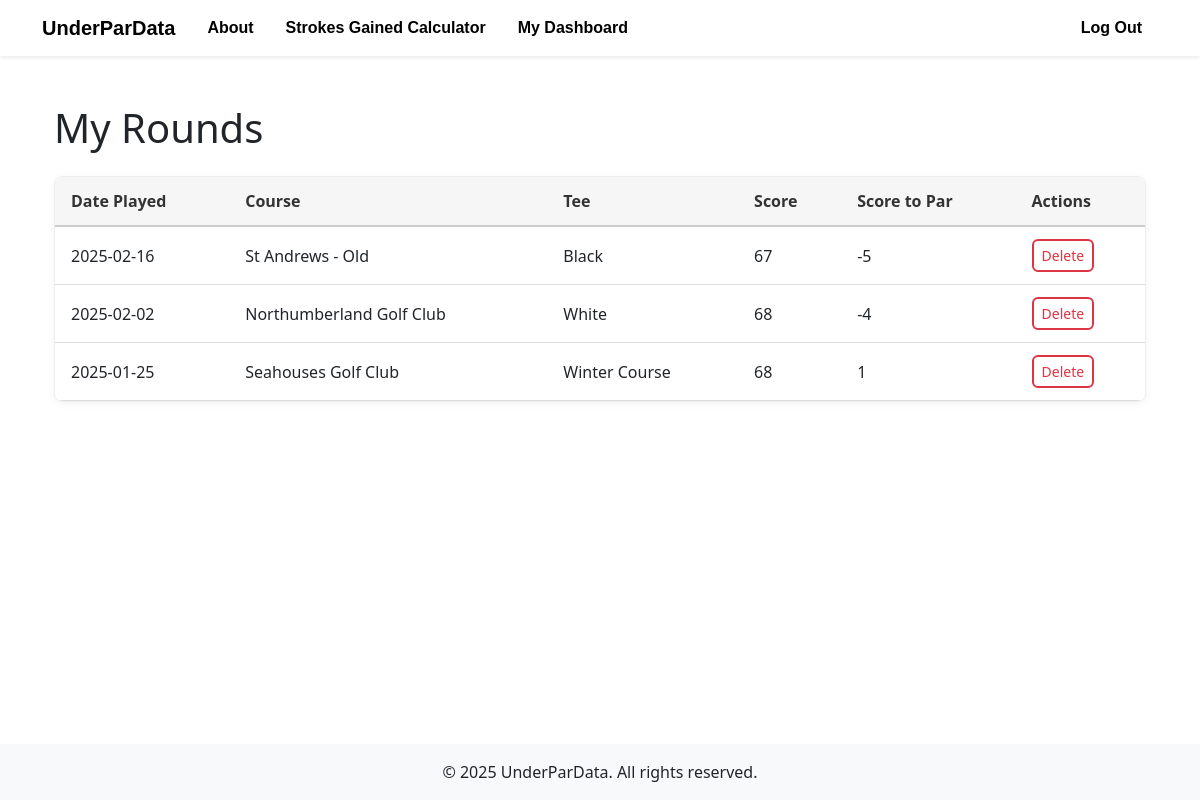
The page /my_rounds (signed in) on the database its author committed.
### models/round.py (models this page shows)
class Round(db.Model):
    __tablename__ = 'rounds'
    roundID = db.Column(db.Integer, primary_key=True)
    userID = db.Column(db.Integer, db.ForeignKey('users.userID'), nullable=False)
    course_id = db.Column(db.Integer, db.ForeignKey('courses.courseID'), nullable=False)
    tee_id = db.Column(db.Integer, db.ForeignKey('tees.teeID'), nullable=False)
    date_played = db.Column(db.Date, nullable=False)
    round_type = db.Column(db.String(50), nullable=False)
    score = db.Column(db.Integer, nullable = True)
    score_to_par = db.Column(db.Integer, nullable = True)
    sg_off_tee = db.Column(db.Float, default=0.0)
    sg_approach = db.Column(db.Float, default=0.0)
    sg_around_green = db.Column(db.Float, default=0.0)
    sg_putting = db.Column(db.Float, default=0.0)
    user = db.relationship("User", back_populates="rounds")
    course = db.relationship("Course", back_populates="rounds")
    shots = db.relationship("Shot", back_populates="round", cascade="all, delete-orphan")
    tee = db.relationship("Tee", back_populates="rounds")
    hole_stats = db.relationship("HoleStats", back_populates="round", cascade="all, delete-orphan")

### models/course.py (models this page shows)
class Course(db.Model):
    __tablename__ = 'courses'
    courseID = db.Column(db.Integer, primary_key=True)
    name = db.Column(db.String(120), nullable=False, unique=False)
    location = db.Column(db.String(200))
    tees = relationship("Tee", back_populates="course", cascade="all, delete-orphan")
    holes = relationship("Hole", back_populates="course", cascade="all, delete-orphan")
    rounds = db.relationship("Round", back_populates="course")

class Tee(db.Model):
    __tablename__ = 'tees'
    teeID = db.Column(db.Integer, primary_key=True)
    courseID = db.Column(db.Integer, db.ForeignKey('courses.courseID'), nullable=False)
    name = db.Column(db.String(50), nullable=False)
    total_distance = db.Column(db.Integer)
    course_par = db.Column(db.Integer, nullable = False)
    course = relationship("Course", back_populates="tees")
    holes = relationship("Hole", back_populates="tees", cascade="all, delete-orphan")
    rounds = relationship("Round", back_populates="tee")

### app.py (the view, shortened to what this page needs)
@app.route('/my_rounds', methods=['GET', 'POST'])
@login_required
def my_rounds():
    rounds = Round.query.filter_by(userID=current_user.userID).order_by(Round.date_played.desc()).all()
    return render_template('my_rounds.html', rounds=rounds)

### app.py (called while the page is built)
@login_manager.user_loader
def load_user(userID):
    return User.query.get(int(userID))

### templates/my_rounds.html (shortened to what this page needs)
{% extends "base.html" %}
{% block extra_css %}
  <link rel="stylesheet" href="{{ url_for('static', filename='css/my_rounds.css') }}">
{% endblock %}
{% block content %}
<div class="container mt-4">
  <h1 class="mb-4">My Rounds</h1>
  {% if rounds %}
    <div class="custom-table-wrapper">
      <table class="custom-table">
        <thead>
          <tr>
            <th>Date Played</th>
            <th>Course</th>
            <th>Tee</th>
            <th>Score</th>
            <th>Score to Par</th>
            <th>Actions</th>
          </tr>
        </thead>
        <tbody>
          {% for round in rounds %}
            <tr>
              <td>{{ round.date_played.strftime('%Y-%m-%d') }}</td>
              <td>{{ round.course.name }}</td>
              <td>{{ round.tee.name }}</td>
              <td>{{ round.score }}</td>
              <td>{{ round.score_to_par }}</td>
              <td>
                <form
                  method="POST"
                  action="{{ url_for('my_rounds') }}"
                  onsubmit="return confirm('Are you sure you want to delete this round?');"
                  class="d-inline"
                >
                  <button
                    type="submit"
                    class="btn btn-outline-danger btn-sm"
                  >
                    Delete
                  </button>
                </form>
              </td>
            </tr>
          {% endfor %}
        </tbody>
      </table>
    </div>
  {% else %}
    <p>You haven't entered any rounds yet.</p>
  {% endif %}
</div>
{% endblock %}

### static/css/my_rounds.css (style rules this page uses)
.custom-table-wrapper { width: 100%; overflow-x: auto; background-color: #fff; border: 1px solid #eee; border-radius: 8px; box-shadow: 0 2px 10px rgba(0,0,0,0.05); margin-bottom: 1.5rem; }
.custom-table { width: 100%; border-collapse: collapse; border-radius: 8px; overflow: hidden; }
.custom-table thead { background-color: #f6f6f6; }
.custom-table th, .custom-table td { padding: 0.75rem 1rem; border-bottom: 1px solid #ddd; text-align: left; vertical-align: middle; }
.custom-table thead th { font-weight: 600; color: #333; border-bottom: 2px solid #ccc; }
.btn-outline-danger { border: 2px solid #dc3545; color: #dc3545; border-radius: 6px; transition: background-color 0.2s, color 0.2s; }

### rows shown on the page
Round: date_played "2025-02-16", course.name "St Andrews - Old", tee.name "Black", score "67", score_to_par "-5"
Round: date_played "2025-02-02", course.name "Northumberland Golf Club", tee.name "White", score "68", score_to_par "-4"
Round: date_played "2025-01-25", course.name "Seahouses Golf Club", tee.name "Winter Course", score "68", score_to_par "1"
